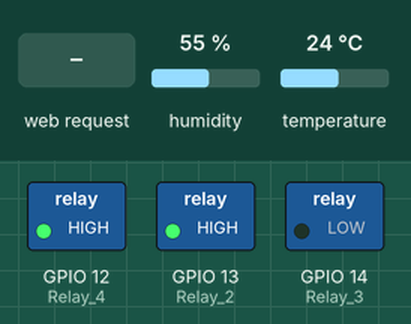
Recording of a sketch running on a simulated ESP8266 (NodeMCU). Shown: switched loads named in the sketch (green lamp = pin HIGH). The inputs (shaded band) are chosen by the test bench; at power-on: humidity 55 %, temperature 24 °C. WiFi joins after 1.5 s; servers stay silent unless stated; what the sketch prints to the serial monitor is not drawn.

Above: at 2.7 s.
2.8 s: HTTP request GET /poliv received
At 42.7 s:
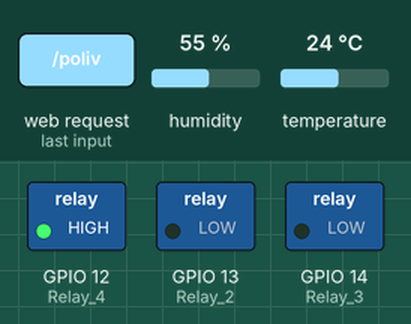
Timing chart, 0 to 43.0 s (numbered marks = the images above; inputs shaded):
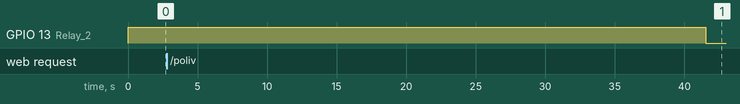

The sketch:

WiFiGrowBox.ino
```cpp
#include <ESP8266WiFi.h>

const char* ssid = "tushata";
const char* password = "wifigenius12431243";
#include "DHT.h"

int Relay_2 = 13; //низ
int Relay_3 = 14; //верх
int Relay_4 = 12; //бок
int DHTPIN = 4;
float t, h;
DHT dht(DHTPIN, DHT22);
int flag = 0; //для работы куллеров снизу
int value = HIGH;

WiFiServer server(80);
int dl = 0;
void setup() {
  Serial.begin(115200);
  delay(10);
  pinMode(Relay_2, OUTPUT);
  pinMode(Relay_3, OUTPUT);
  pinMode(Relay_4, OUTPUT);
  onlyTop();
  dht.begin();
  h = dht.readHumidity(); //Считываем влажность
  t = dht.readTemperature(); // Считываем температуру

  // Connect to WiFi network
  Serial.println();
  Serial.println();
  Serial.print("Connecting to ");
  Serial.println(ssid);

  WiFi.begin(ssid, password);

  while (WiFi.status() != WL_CONNECTED) {
    delay(500);
    Serial.print(".");
  }
  Serial.println("");
  Serial.println("WiFi connected");

  // Start the server
  server.begin();
  Serial.println("Server started");

  // Print the IP address
  Serial.print("Use this URL : ");
  Serial.print("http://");
  Serial.print(WiFi.localIP());
  Serial.println("/");

}

void loop() {
  flag++;
  if(flag > 200)
    bottomTop();
  else
    onlyTop();
  delay(200);
  if (flag > 400)
    flag = 0;

  // Check if a client has connected
  WiFiClient client = server.available();
  if (!client) {
    return;
  }
  // Wait until the client sends some data
  Serial.println("new client");
  while(!client.available()){
    delay(1);
  }

  // Read the first line of the request
  String request = client.readStringUntil('\r');
  Serial.println(request);
  client.flush();
  // Match the request

  if ((request.indexOf("/poliv") != -1) && value == HIGH){
    //digitalWrite (Relay, HIGH);
    value = LOW;
  }
  else if ((request.indexOf("/poliv") != -1) && value == LOW){
    //digitalWrite (Relay, LOW);
    value = HIGH;
  }
  // Return the response
  output(client);
  delay(1);
  Serial.println("Client disconnected");
  Serial.println("");

}
void output(WiFiClient client)
{

  h = dht.readHumidity(); //Считываем влажность
  t = dht.readTemperature(); // Считываем температуру
  client.println("HTTP/1.1 200 OK");
  client.println("Content-Type: text/html");
  client.println(""); //  do not forget this one
  client.println("<!DOCTYPE HTML>");
  client.println("<html>");

  client.println("<br><br>");
  client.println("Click <a href=\"/refreh\">here</a> refresh<br>");
  client.println("Click <a href=\"/poliv\">here</a> poliv<br>");
  client.print("Temp is ");
  client.println(t);
  client.print("Hum is ");
  client.println(h);

  client.println("</html>");
}
void allOn(){
  digitalWrite(Relay_2, LOW);
  digitalWrite(Relay_3, LOW);
  digitalWrite(Relay_4, LOW);
}

void allOff(){
  digitalWrite(Relay_2, HIGH);
  digitalWrite(Relay_3, HIGH);
  digitalWrite(Relay_4, HIGH);
}

void onlyTop(){
  digitalWrite(Relay_2, HIGH);
  digitalWrite(Relay_3, LOW);
  digitalWrite(Relay_4, HIGH);
}
void bottomTop(){
  digitalWrite(Relay_2, LOW);
  digitalWrite(Relay_3, LOW);
  digitalWrite(Relay_4, HIGH);
}
```
